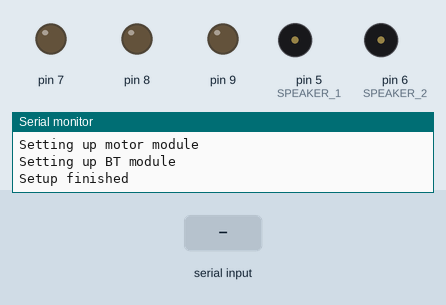
This program was run on a simulated Arduino Mega 2560, built with avr-gcc and run on an emulated ATmega2560. Parts: output pins drawn as LEDs (lit = HIGH), buzzer (waves = sounding, pin HIGH), the last lines printed to the serial monitor. The test bench sets the inputs (shaded band). Storage starts empty; the audio player accepts every command and is not drawn.

Above: at 1.2 s.
1.3 s: "1" received over the second serial link
At 2.3 s:
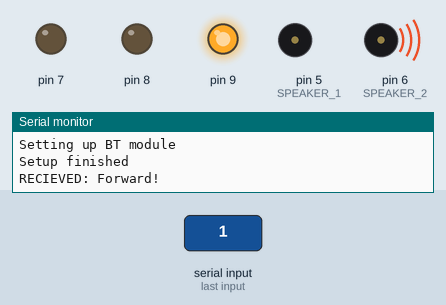
2.8 s: "2" received over the second serial link
At 3.4 s:
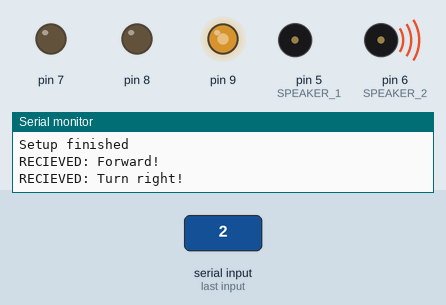
4.3 s: "1" received over the second serial link
At 4.6 s:
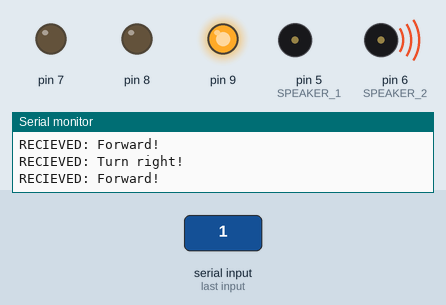
5.8 s: "0" received over the second serial link
At 6.9 s:
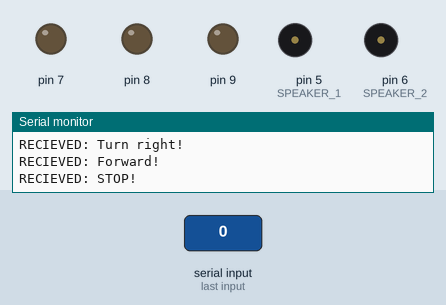
Timing chart, 0 to 8.3 s (numbered marks = the images above; inputs shaded):
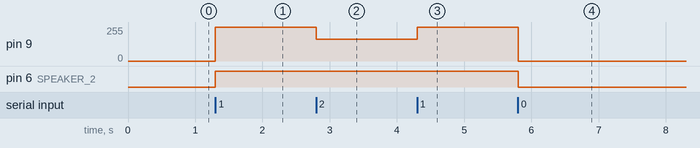

The program:

main.cpp
```cpp
#include "unicornio_pinout.h"
#include "motor.cpp"
#include "music.cpp"
#include "messages.h"

Music *music;
Motor *motor;

void setup()
{
  //settingup pins
  Serial.begin(9600);
  Serial.println("Setting up music module");
  music = new Music();
  Serial.println("Setting up motor module");
  motor = new Motor();
  Serial.println("Setting up BT module");
  BT_SERIAL.begin(9600);
  Serial.println("Setup finished");
}
int16_t previous_state = COMMAND_SILENCE;
void loop()
{
  motor->modulate();
  if (BT_SERIAL.available())
  {
    Serial.print("RECIEVED: ");
    int16_t response = BT_SERIAL.read();
    switch (response) {
    case COMMAND_FORWARD:
      Serial.println("Forward!");
      motor->forward();
      music->engine();
      break;
    case COMMAND_BACKWARD:
      Serial.println("Backwards!");
      motor->backward();
      music->engine();
      break;
    case COMMAND_TURN_LEFT:
      Serial.println("Turn left!");
      motor->turn_left();
      music->drift();
      break;
    case COMMAND_TURN_RIGHT:
      Serial.println("Turn right!");
      motor->turn_right();
      music->drift();
      break;
    case COMMAND_DRIFT_LEFT:
      Serial.println("Drift left!");
      motor->drift_left();
      music->drift();
      break;
    case COMMAND_DRIFT_RIGHT:
      Serial.println("Drift right!");
      motor->drift_right();
      music->drift();
      break;
    case COMMAND_STOP:
      Serial.println("STOP!");
      motor->stop();
      music->engine();
      break;
    case COMMAND_DRIFT_STOP:
      Serial.println("DriftStop!");
      motor->stop();
      music->engine();
      break;
    case COMMAND_SOUND:
      Serial.println("SOUND ON!");
      music->music();
      break;
    case COMMAND_SILENCE:
      Serial.println("SOUND OFF!");
      music->engine();
      break;
    default:
      if(previous_state == COMMAND_TURN_LEFT || previous_state == COMMAND_TURN_RIGHT) {
        motor->forward();
        music->engine();
        Serial.println("Returning to pos");
      }
      break;
    }
    previous_state = response;
  }
}
```

messages.h
```cpp
#ifndef MESSAGES_H

#define COMMAND_STOP '0'
#define COMMAND_FORWARD '1'
#define COMMAND_TURN_LEFT '3'
#define COMMAND_TURN_RIGHT '2'
#define COMMAND_CENTER '4'
#define COMMAND_SOUND '5'
#define COMMAND_DRIFT_LEFT '6'
#define COMMAND_DRIFT_RIGHT '7'
#define COMMAND_BACKWARD '8'
#define COMMAND_SILENCE '9'
#define COMMAND_DRIFT_STOP 'a'

#define MESSAGES_H
#endif 
```

motor.cpp
```cpp
#ifndef MOTOR_H
#include <Arduino.h>
#include "unicornio_pinout.h"

class Motor{
    private:
        int power_left;
        int power_right;

    public:
        Motor(){
            this->stop();
        };

        void Motor::turn_right(){
            // power_left = 255;
            // power_right = 127;
            analogWrite(DRIVER_FORWARD_LEFT, 165);
            analogWrite(DRIVER_FORWARD_RIGHT, 255);
            analogWrite(DRIVER_BACKWARD_LEFT, 0);
            analogWrite(DRIVER_BACKWARD_RIGHT, 0);
        }

        void Motor::turn_left(){
            analogWrite(DRIVER_FORWARD_LEFT, 255);
            analogWrite(DRIVER_FORWARD_RIGHT, 165);
            analogWrite(DRIVER_BACKWARD_LEFT, 0);
            analogWrite(DRIVER_BACKWARD_RIGHT, 0);

        }

        void Motor::center(){
            this->forward();
        }

        void Motor::stop(){
            // power_left = 0;
            // power_right = 0;

            analogWrite(DRIVER_FORWARD_LEFT, 0);
            analogWrite(DRIVER_FORWARD_RIGHT, 0);
            analogWrite(DRIVER_BACKWARD_LEFT, 0);
            analogWrite(DRIVER_BACKWARD_RIGHT, 0);
        }


        void Motor::forward(){
            // power_left = 255;
            // power_right = 255;
            analogWrite(DRIVER_FORWARD_LEFT, 255);
            analogWrite(DRIVER_FORWARD_RIGHT, 255);
            analogWrite(DRIVER_BACKWARD_LEFT, 0);
            analogWrite(DRIVER_BACKWARD_RIGHT, 0);
        }

        void Motor::backward(){
            analogWrite(DRIVER_FORWARD_LEFT, 0);
            analogWrite(DRIVER_FORWARD_RIGHT, 0);
            analogWrite(DRIVER_BACKWARD_LEFT, 255);
            analogWrite(DRIVER_BACKWARD_RIGHT, 255);
        }

        void Motor::drift_left(){
            analogWrite(DRIVER_FORWARD_LEFT, 255);
            analogWrite(DRIVER_FORWARD_RIGHT, 0);
            analogWrite(DRIVER_BACKWARD_LEFT, 0);
            analogWrite(DRIVER_BACKWARD_RIGHT, 255);
        }

        void Motor::drift_right(){
            analogWrite(DRIVER_FORWARD_LEFT, 0);
            analogWrite(DRIVER_FORWARD_RIGHT, 255);
            analogWrite(DRIVER_BACKWARD_LEFT, 255);
            analogWrite(DRIVER_BACKWARD_RIGHT, 0);
        }

        void Motor::modulate(){
            // // compute modulation
            // if(power_left < 255 && power_left > -255){
            //     power_left += modulation_left;
            // }

            // if(power_right < 255 && power_right > -255){
            //     power_right += modulation_right;
            // }

            // analogWrite(DRIVER_FORWARD_LEFT,power_left);
            // analogWrite(DRIVER_FORWARD_RIGHT,power_right);
            // analogWrite(DRIVER_BACKWARD_LEFT,0);
            // analogWrite(DRIVER_BACKWARD_RIGHT,0);

            // modulate PWM
            // if(power_left == 0){
            //     analogWrite(DRIVER_FORWARD_LEFT, 0xFF);
            //     analogWrite(DRIVER_BACKWARD_LEFT, 0xFF);
            // }
            // else{
            //     if(power_left > 0 ){
            //         analogWrite(DRIVER_FORWARD_LEFT, power_left);
            //         analogWrite(DRIVER_BACKWARD_LEFT, 0);
            //     }
            //     else{
            //         analogWrite(DRIVER_FORWARD_LEFT, 0);
            //         analogWrite(DRIVER_BACKWARD_LEFT, -power_left);
            //     }
            // }

            // if(power_right == 0){
            //     analogWrite(DRIVER_FORWARD_RIGHT, 0xFF);
            //     analogWrite(DRIVER_BACKWARD_RIGHT, 0xFF);
            // }
            // else{

            //     if(power_right > 0 ){
            //         analogWrite(DRIVER_FORWARD_RIGHT, power_right);
            //         analogWrite(DRIVER_BACKWARD_RIGHT, 0);
            //     }
            //     else{
            //         analogWrite(DRIVER_FORWARD_RIGHT, 0);
            //         analogWrite(DRIVER_BACKWARD_RIGHT, -power_right);
            //     }
            // }

        }
};


#define MOTOR_H
#endif 
```

music.cpp
```cpp
#ifndef MUSIC_H

#include <Arduino.h>
#include "unicornio_pinout.h"
#define SD_ChipSelectPin 4
#include <SD.h>
#include <TMRpcm.h>
#include <SPI.h>

class Music {
  private:
    TMRpcm *tmrpcm;
    bool sd_status;

  public:
    Music::Music(){
        this->tmrpcm = new TMRpcm();
        pinMode(SPEAKER_1, OUTPUT);
        pinMode(SPEAKER_2, OUTPUT);
        tmrpcm->speakerPin = 5;
        tmrpcm->loop(true);
        // tmrpcm->speakerPin2 = 6;
        Serial.println("Starting SD.");
        Serial.println("****");
        Serial.println(SD_ChipSelectPin);
        Serial.println("****");
        if (!SD.begin(SD_ChipSelectPin)) {
            Serial.println("SD failed to initialize. Ignoring");
            this->sd_status = false;
            return;
        }
        else {
            Serial.println("SD Ready and operational!");
            this->sd_status = true;
            tmrpcm->setVolume(5);
        }
    }

    void Music::drift() {
        tmrpcm->play("drift.wav");//, false);
    }

    void Music::engine() {
        tmrpcm->play("engine.wav");//, false);
    }

    void Music::music() {
        tmrpcm->play("ost1.wav");//, true);
    }
};

#define MUSIC_H
#endif
```

unicornio_pinout.h
```cpp
#ifndef UNICORNIO_PINOUT_H

// Speaker config
#define SPEAKER_1 5
#define SPEAKER_2 6

// SD card config
#define SD_MISO 50
#define SD_SCK 52
#define SD_MOSI 51
#define SD_CS 4

// Driver config
#define DRIVER_FORWARD_LEFT 11-2
#define DRIVER_BACKWARD_LEFT 10-2

#define DRIVER_FORWARD_RIGHT 8-2
#define DRIVER_BACKWARD_RIGHT 9-2

// Bluetooth
#define BT_RX1 19
#define BT_TX 18
#define BT_SERIAL Serial1

#define UNICORNIO_PINOUT_H
#endif
```

Measured:
- after the input at 1.3 s, pin 9: 0/255 → 255/255 at once; pin 6 (SPEAKER_2): LOW → HIGH at once
- after the input at 2.8 s, pin 9: 255/255 → 165/255 at once
- after the input at 4.3 s, pin 9: 165/255 → 255/255 at once
- after the input at 5.8 s, pin 9: 255/255 → 0/255 at once; pin 6 (SPEAKER_2): HIGH → LOW at once
